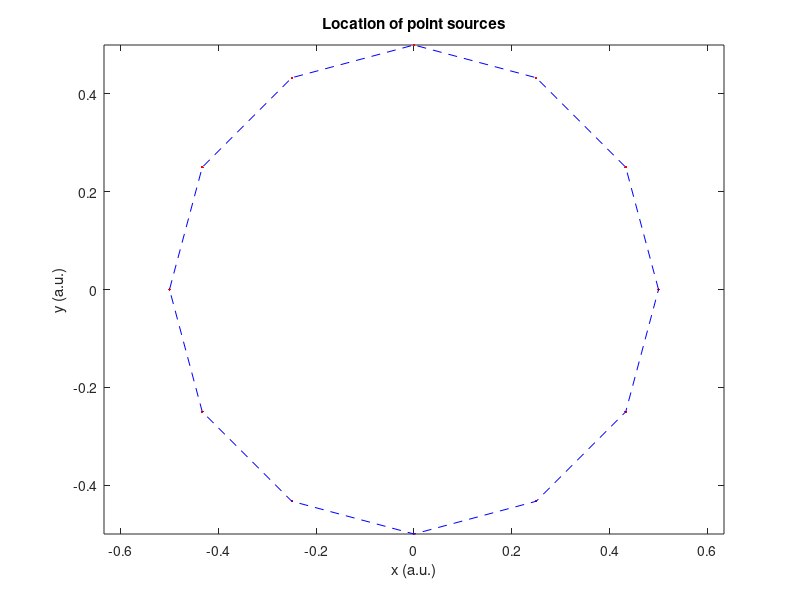

Reproduce this figure in MATLAB. (Note: this script raises an error after producing the figure.)
clc;clear

%% 参数设置
wavelength=1;  %  ***wavelength
k0=2*pi/wavelength;  %  wavenumber
c=3e8;
w0=c/wavelength*2*pi;
Z=120*pi;  % wave impedance
Volume=1;
%an=(Volume/(pi*4/3)).^(1/3);
TL=2;   % Topological charge   ***
epsilon=1;
mu=1;
%% number and position of source points
N=12;   %  *** number of point sources

% radius and angle
radius= 0.5;  %  *** radius
theta=linspace(0,2*pi-2*pi/(N),N);
[x00,y00]=pol2cart(theta,radius);

%% sampling the observation area xoy plane
%  z direction slices
delta=0.4;       % step ***
grid_size=30;         % xoy range ***

% xoy plane
xo=-grid_size:delta:grid_size-delta;
yo=-grid_size:delta:grid_size-delta;
zo=1;  % observation z  ***

% size
Nx=length(xo);
Ny=length(yo);

%  position of observation point
index=0;
for m=1:Nx;  %  X
    for n=1:Ny;  %  Y
            index=index+1;
            posx(index)=xo(m);
            posy(index)=yo(n);
            posz(index)=zo(1);
    end
end
N_p=index;

figure(1);
plot(x00,y00,'r.')
hold on
plot([x00,0.5],[y00,0],'b--')
xlabel('x (a.u.)')
ylabel('y (a.u.)')
axis equal
% N_p=index;
title('Location of point sources')

%% dyadic Green function
Greenxx=zeros(N_p,N);
Greenyy=zeros(N_p,N);
Greenzz=zeros(N_p,N);
Greenxy=zeros(N_p,N);
Greenxz=zeros(N_p,N);
Greenyz=zeros(N_p,N);

for index_f=1:N_p; % 场点个数
    %  计数
    %  N_p-index_f
    
    %  观测点位置
    x=posx(index_f);
    y=posy(index_f);
    z=posz(index_f);
    
    for index_s=1:N;
        
        %  源点位置
        xx=x00(index_s);
        yy=y00(index_s);
        zz=0;
        
        %  距离
        R=sqrt((xx-x)^2+(yy-y)^2+(zz-z)^2);
        alpha=k0*R;
        %  方向
        cosx=(x-xx)/R;
        cosy=(y-yy)/R;
        cosz=(z-zz)/R;
        %  常数
        const1=-j*k0*Z*k0*Volume*exp(-j*alpha)/(4*pi*alpha^3);
        const2=3-alpha^2+3*j*alpha;
        const3=(alpha)^2-1-j*alpha;
        Greenxx(index_f,index_s)=const1*(const3+cosx*cosx*const2);
        Greenyy(index_f,index_s)=const1*(const3+cosy*cosy*const2);
        Greenzz(index_f,index_s)=const1*(const3+cosz*cosz*const2);
        Greenxy(index_f,index_s)=const1*cosx*cosy*const2;
        Greenxz(index_f,index_s)=const1*cosx*cosz*const2;
        Greenyz(index_f,index_s)=const1*cosy*cosz*const2;
        
    end
end

%  并矢格林函数
G=[Greenxx Greenxy Greenxz;
    Greenxy Greenyy Greenyz;
    Greenxz Greenyz Greenzz];

%  电流源
for index_s=1:N;
    Jx(index_s)=exp(i*TL*theta(index_s));  % 只在x方向有电流源
    Jy(index_s)=0;
    Jz(index_s)=0;
end

J=[Jx Jy Jz].';

% 场的结果
Etot=G*J;

Ex=Etot([1:N_p],1);
Ey=Etot([N_p+1:2*N_p],1);
Ez=Etot([2*N_p+1:3*N_p],1);
Hx=zeros(size(Ex));
Hy=zeros(size(Ex));
Hz=zeros(size(Ex));
%% OAM计算
oam = calculateOrbitAngularMomentum(Ex, Ey, Ez, xo, yo, delta);

figure(2);
pcolor(xo,yo,real(oam));
shading interp;
colorbar;
axis equal
axis([- grid_size grid_size-delta -grid_size grid_size-delta])
title('Re(L_z^f)')
%% SAM计算
sam=calculateSpinAngularMomentum(w0,mu,epsilon,Ex,Ey,Ez);
Sz=squeeze(sam(:,3));
Sz=reshape(Sz,Nx,Nx);

figure(3)
imagesc(xo,yo,Sz);%得到的是二维平面的数据，此处展示Sz的结果
axis equal;
axis([- grid_size grid_size-delta -grid_size grid_size-delta])
colorbar;
title('SAM');

%% 场能量计算
fieldEnergy=GetFieldEnergy(mu,Ex,Ey,Ez,Hx,Hy,Hz);
fieldEnergy=reshape(fieldEnergy,Nx,Nx);

figure(4)
imagesc(xo,yo,fieldEnergy);
axis equal;
axis([- grid_size grid_size-delta -grid_size grid_size-delta])
colorbar;
title('场能量分布')

